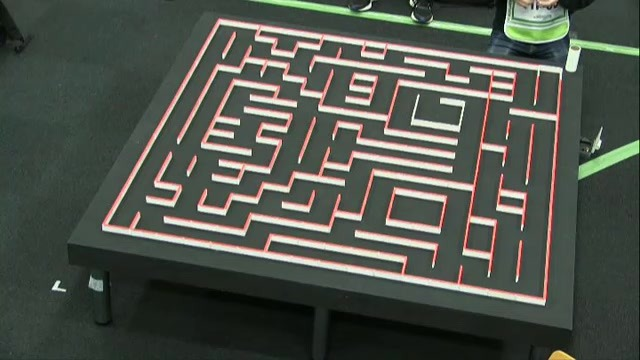
#> input picture images/all-japan-2017-classic-unknown-1.jpg, 640 x 360 px
$ python grid.py ../images/all-japan-2017-classic-unknown-1.jpg out.png
#> lines starting #> are read from the running program, lines starting #| are printed output that depends on the picture; after the words box and inside, x2 and y2 are one past the last pixel; in counts of white or black regions, pixels touching at a corner belong together
import cv2,sys
im=cv2.imread(sys.argv[1]);h,w=im.shape[:2];s=1000/w if w>1000 else 1.0
#> further down, im is the input picture: shape (360, 640, 3); mean B, G, R 76.3, 84.7, 80.3
#> after `h, w = im.shape[:2]`: h = 360; w = 640
#> after `s = 1000 / w if w > 1000 else 1.0`: s = 1
o=cv2.resize(im,None,fx=s,fy=s) if s!=1 else im.copy();st=100 if w>1000 else 50
#> after `st = 100 if w > 1000 else 50`: st = 50
for x in range(0,w,st):
    X=int(x*s);cv2.line(o,(X,0),(X,o.shape[0]),(0,255,255) if x%500==0 else (0,160,160),1);cv2.putText(o,str(x),(X+2,12),0,0.4,(0,255,255),1)
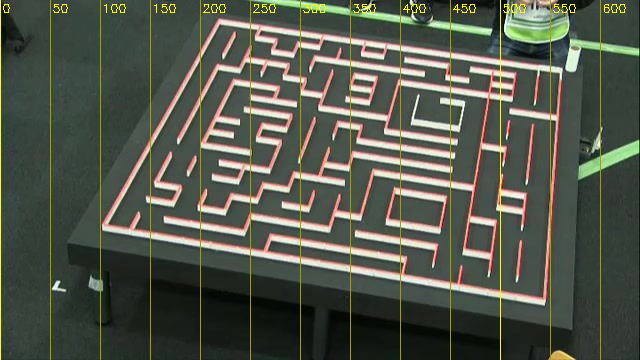
#> o: shape (360, 640, 3); 2.38% of pixels changed, all inside (x1, y1, x2, y2) = (0, 0, 626, 360)
for y in range(0,h,st):
    Y=int(y*s);cv2.line(o,(0,Y),(o.shape[1],Y),(0,255,255) if y%500==0 else (0,160,160),1);cv2.putText(o,str(y),(2,Y-2),0,0.4,(0,255,255),1)
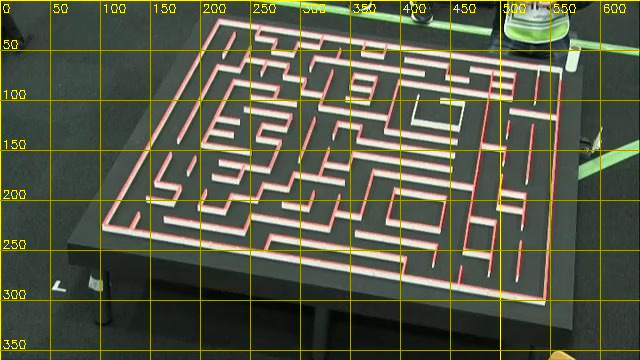
#> o: shape (360, 640, 3); 2.38% of pixels changed, all inside (x1, y1, x2, y2) = (0, 0, 640, 351)
cv2.imwrite(sys.argv[2],o,[cv2.IMWRITE_JPEG_QUALITY,80])

$ run again, on images/all-japan-2019-classic-unknown-1.jpg
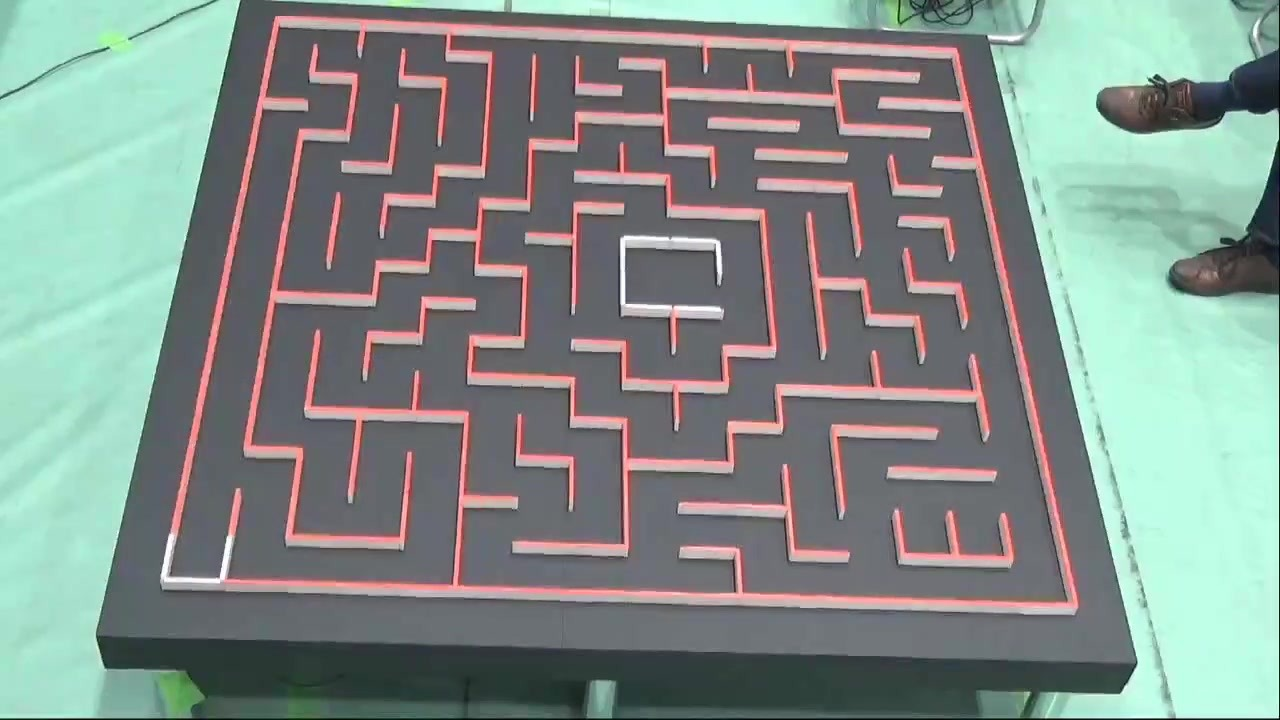
#> input picture images/all-japan-2019-classic-unknown-1.jpg, 1280 x 720 px
#> im is the input picture: shape (720, 1280, 3); mean B, G, R 137.9, 142.6, 130.9
#> after the loop `for x in range(0,w,st):`:
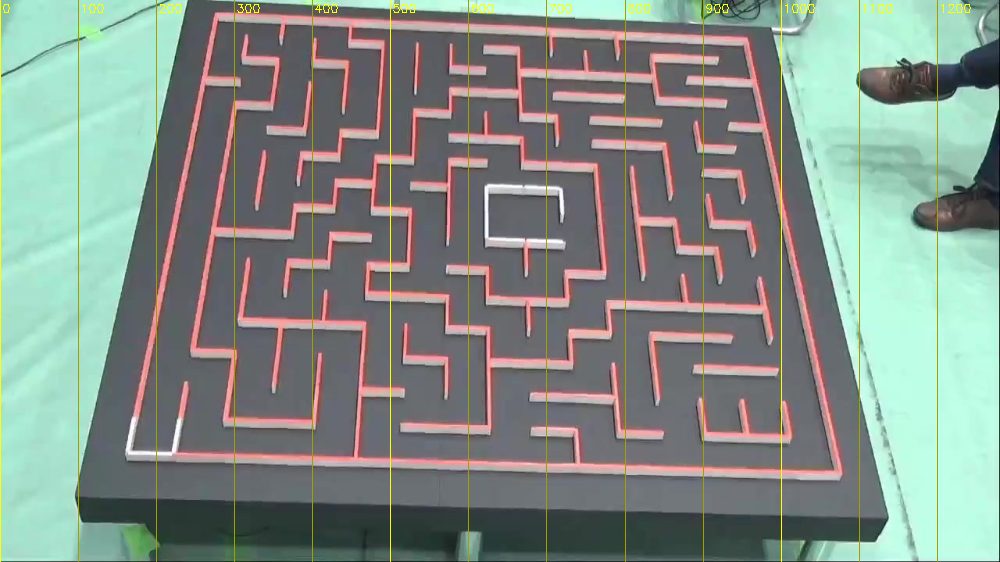
#> o: shape (562, 1000, 3); mean B, G, R 135.9, 143.2, 131.7
#> after the loop `for y in range(0,h,st):`:
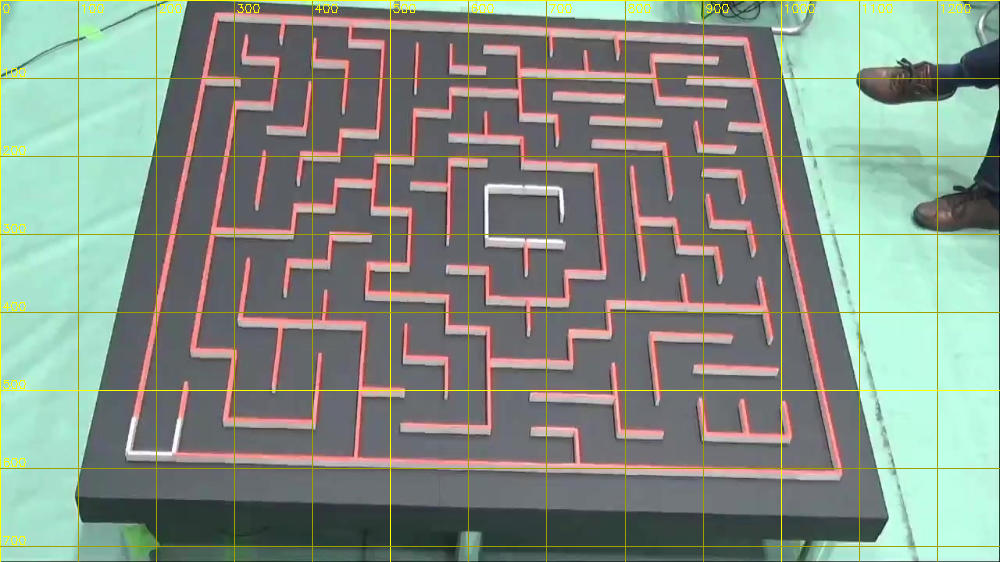
#> o: shape (562, 1000, 3); 1.5% of pixels changed, all inside (x1, y1, x2, y2) = (0, 0, 1000, 547)

$ run again, on images/all-japan-2022-classic-unknown-1.jpg
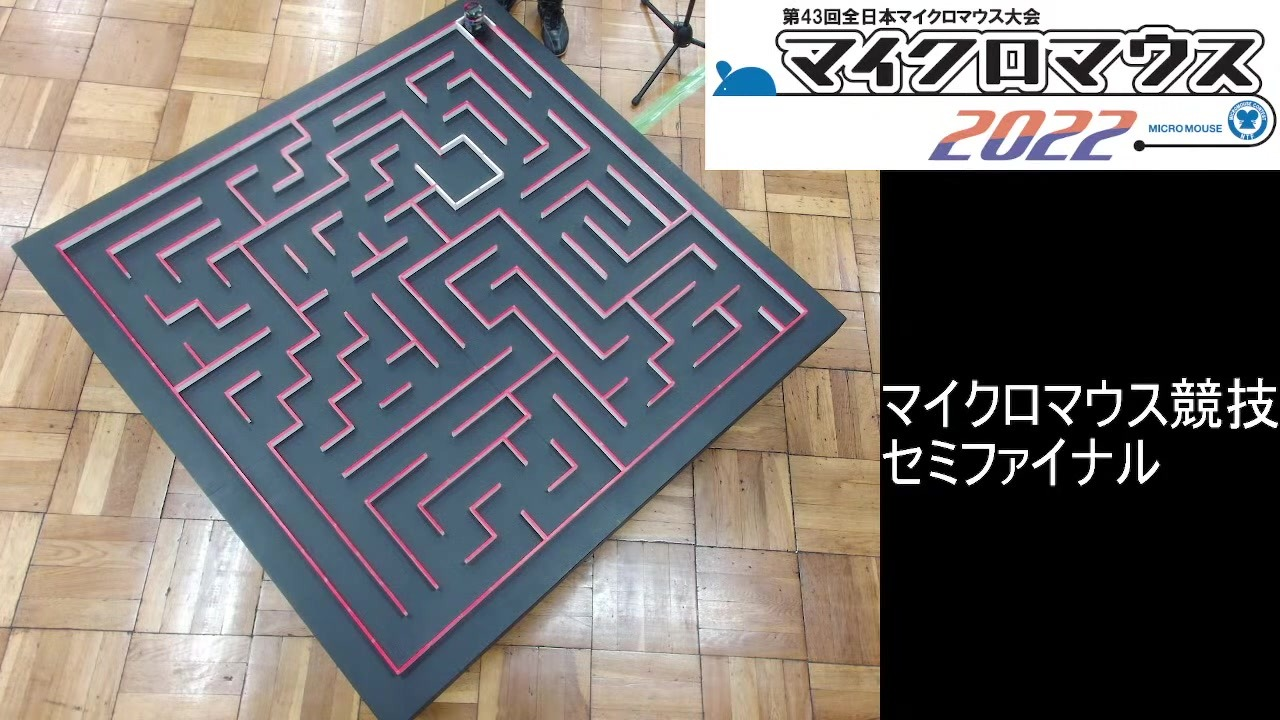
#> input picture images/all-japan-2022-classic-unknown-1.jpg, 1280 x 720 px
#> im is the input picture: shape (720, 1280, 3); mean B, G, R 112.8, 112.8, 115.9
#> after the loop `for x in range(0,w,st):`:
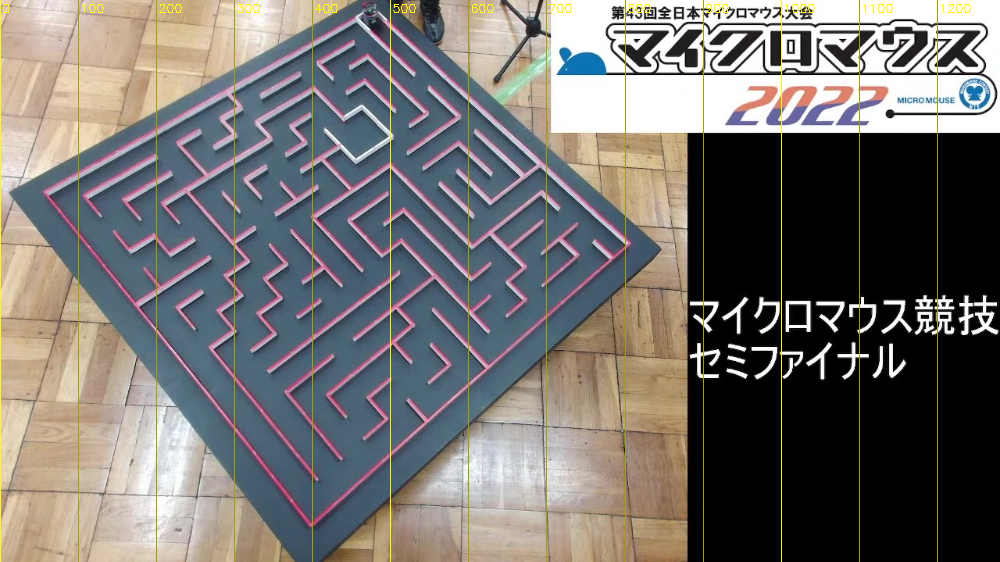
#> o: shape (562, 1000, 3); mean B, G, R 110.9, 113.7, 116.7
#> after the loop `for y in range(0,h,st):`:
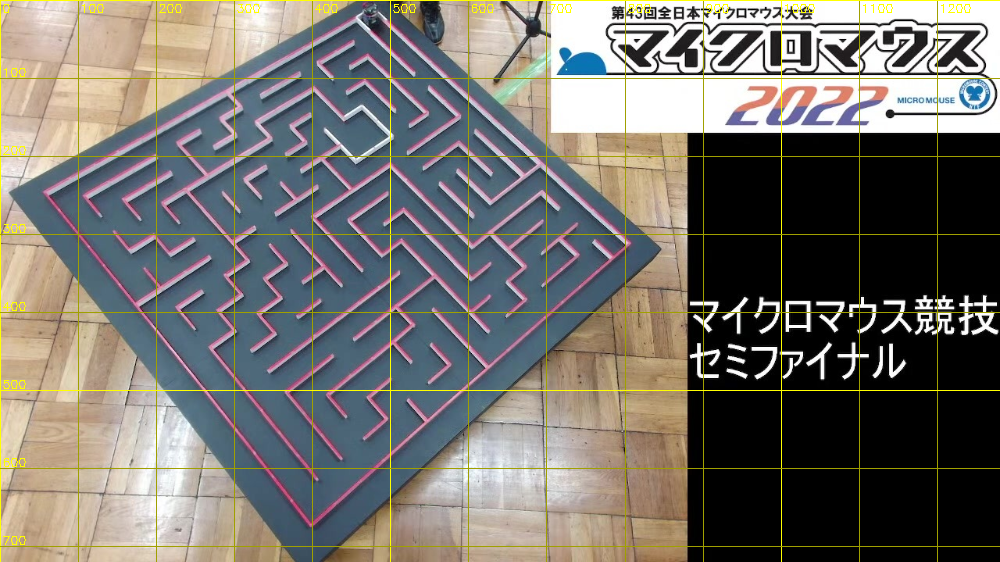
#> o: shape (562, 1000, 3); 1.5% of pixels changed, all inside (x1, y1, x2, y2) = (0, 0, 1000, 547)
